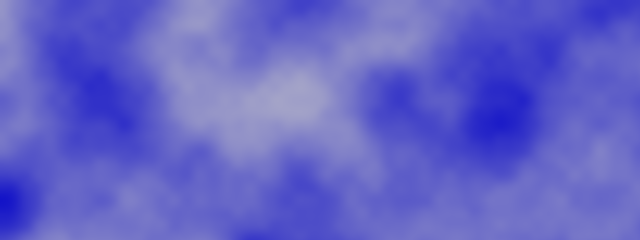
Frame 1 (no input)
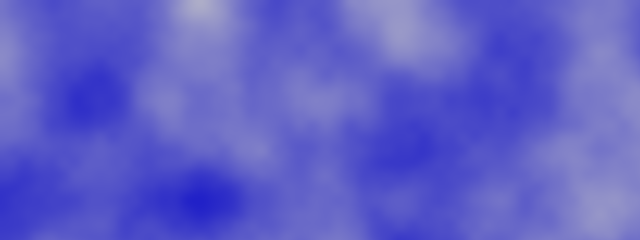
Frame 60 (no input)
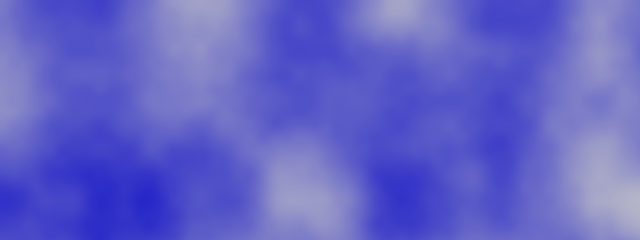
Frame 120 (the mouse pressed at the canvas centre since frame 60)

The p5.js sketch that drew these frames (run headless with seeded random() and noise() and a simulated clock; from frame 60 on, the mouse is pressed at the canvas centre):

// p5.js sketch
// ── sketch.js
let zoff = 0;

let inc = 0.01;

function setup() {
  createCanvas(640, 240);
}

function draw() {
  let yoff = 0;

  loadPixels();
  for (let y = 0; y < height; y++) {
    let xoff = 0;
    for (let x = 0; x < width; x++) {
      let index = (x + y * width) * 4;
      noiseDetail(4,0.4);
      let r = noise(xoff,yoff, zoff) * 255;
      pixels[index + 0] = r; // red value
      pixels[index + 1] = r; // green value
      pixels[index + 2] = 200; // blue value
      pixels[index + 3] = 255; // alpha value

      xoff += inc;
    }
    yoff +=inc;
  }
  updatePixels();

 zoff +=inc;
}
